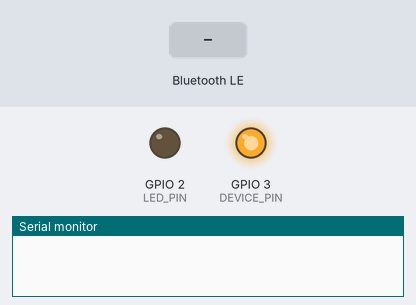
Recording of a program running on a simulated Seeed XIAO ESP32-C3. Parts: output pins drawn as LEDs (lit = HIGH), the last lines printed to the serial monitor. The inputs (shaded band) are chosen by the test bench. Nothing arrives over Bluetooth unless stated; a phone connects over Bluetooth LE 3 s after start.

Above: at 1.2 s.
1.3 s: Bluetooth LE write "1" received
At 2.2 s:
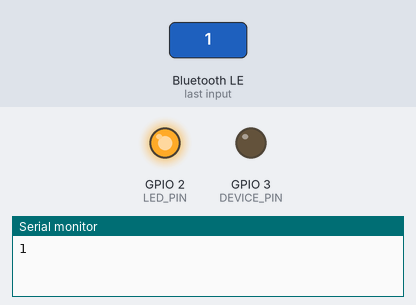
Timing chart, 0 to 4.3 s (numbered marks = the images above; inputs shaded):
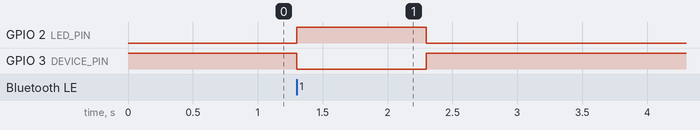

Measured:
- after the input at 1.3 s, GPIO 2 (LED_PIN): LOW → HIGH at once, → LOW 1.0 s later; GPIO 3 (DEVICE_PIN): HIGH → LOW at once, → HIGH 1.0 s later

The program:

main.cpp
```cpp
#include <BLEDevice.h>
#include <BLEServer.h>
#include <BLEUtils.h>
#include <BLE2902.h>
#include <Arduino.h>

#define SERVICE_UUID "4fafc201-1fb5-459e-8fcc-c5c9c331914b"
#define CHARACTERISTIC_UUID "beb5483e-36e1-4688-b7f5-ea07361b26a8"

#define LED_PIN 2    // Change to the pin connected to your LED/relay
#define DEVICE_PIN 3 // Change to the pin connected to your LED/relay

BLECharacteristic *pCharacteristic;

class MyCallbacks : public BLECharacteristicCallbacks
{
  void onWrite(BLECharacteristic *pCharacteristic)
  {
    std::string value = pCharacteristic->getValue();
    Serial.println(value.c_str());
    if (value.length() > 0)
    {
      if (value[0] == '1')
      {
        digitalWrite(LED_PIN, HIGH);
        digitalWrite(DEVICE_PIN, LOW);
        delay(1000);
        digitalWrite(LED_PIN, LOW);
        digitalWrite(DEVICE_PIN, HIGH);
      }
      else if (value[0] == '2')
      {
        digitalWrite(LED_PIN, HIGH);
        delay(1000);
        digitalWrite(LED_PIN, LOW);
        delay(1000);
        digitalWrite(LED_PIN, HIGH);
        delay(1000);
        digitalWrite(LED_PIN, LOW);
      }
      else if (value[0] == '3')
      {
        digitalWrite(LED_PIN, HIGH);
        delay(5000);
        digitalWrite(LED_PIN, LOW);
      }
    }
  }
};

void setup()
{
  Serial.begin(115200);
  pinMode(LED_PIN, OUTPUT);
  pinMode(DEVICE_PIN, OUTPUT);
  digitalWrite(DEVICE_PIN, HIGH);

  BLEDevice::init("ESP32 LED Control");
  BLEServer *pServer = BLEDevice::createServer();

  BLEService *pService = pServer->createService(SERVICE_UUID);

  pCharacteristic = pService->createCharacteristic(
      CHARACTERISTIC_UUID,
      BLECharacteristic::PROPERTY_READ |
          BLECharacteristic::PROPERTY_WRITE);

  pCharacteristic->setCallbacks(new MyCallbacks());

  pService->start();
  BLEAdvertising *pAdvertising = pServer->getAdvertising();
  pAdvertising->start();
}

void loop()
{
  delay(2000);
}
```
